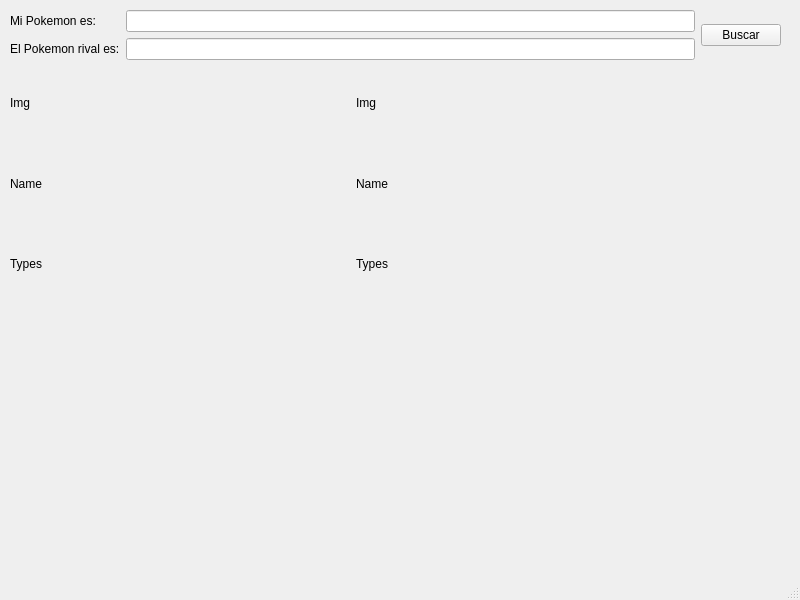
<?xml version="1.0" encoding="UTF-8"?>
<ui version="4.0">
 <class>Comparator</class>
 <widget class="QMainWindow" name="Comparator">
  <property name="geometry">
   <rect>
    <x>0</x>
    <y>0</y>
    <width>800</width>
    <height>600</height>
   </rect>
  </property>
  <property name="windowTitle">
   <string>MainWindow</string>
  </property>
  <widget class="QWidget" name="centralwidget">
   <widget class="QWidget" name="gridLayoutWidget">
    <property name="geometry">
     <rect>
      <x>10</x>
      <y>10</y>
      <width>771</width>
      <height>531</height>
     </rect>
    </property>
    <layout class="QGridLayout" name="gridLayout">
     <item row="6" column="1">
      <layout class="QGridLayout" name="gridLayout_4">
       <item row="0" column="1">
        <widget class="QLabel" name="conclusion">
         <property name="text">
          <string/>
         </property>
        </widget>
       </item>
       <item row="0" column="0">
        <widget class="QLabel" name="myPkm">
         <property name="text">
          <string/>
         </property>
        </widget>
       </item>
       <item row="0" column="2">
        <widget class="QLabel" name="rivalPkm">
         <property name="text">
          <string/>
         </property>
        </widget>
       </item>
      </layout>
     </item>
     <item row="3" column="1">
      <layout class="QGridLayout" name="gridLayout_2">
       <item row="1" column="2">
        <widget class="QLineEdit" name="getMyPkm"/>
       </item>
       <item row="1" column="1">
        <widget class="QLabel" name="label">
         <property name="text">
          <string>Mi Pokemon es:</string>
         </property>
        </widget>
       </item>
       <item row="2" column="2">
        <widget class="QLineEdit" name="getRivalPkm"/>
       </item>
       <item row="2" column="1">
        <widget class="QLabel" name="label_2">
         <property name="text">
          <string>El Pokemon rival es:</string>
         </property>
        </widget>
       </item>
      </layout>
     </item>
     <item row="5" column="1">
      <layout class="QGridLayout" name="gridLayout_3">
       <item row="2" column="0">
        <widget class="QLabel" name="myPkmTypes">
         <property name="text">
          <string>Types</string>
         </property>
        </widget>
       </item>
       <item row="2" column="1">
        <widget class="QLabel" name="rivalPkmtypes">
         <property name="text">
          <string>Types</string>
         </property>
        </widget>
       </item>
       <item row="1" column="1">
        <widget class="QLabel" name="rivalPkmName">
         <property name="text">
          <string>Name</string>
         </property>
        </widget>
       </item>
       <item row="1" column="0">
        <widget class="QLabel" name="myPkmName">
         <property name="text">
          <string>Name</string>
         </property>
        </widget>
       </item>
       <item row="0" column="0">
        <widget class="QLabel" name="myPkmSprite">
         <property name="text">
          <string>Img</string>
         </property>
        </widget>
       </item>
       <item row="0" column="1">
        <widget class="QLabel" name="rivalPkmSprite">
         <property name="text">
          <string>Img</string>
         </property>
        </widget>
       </item>
      </layout>
     </item>
     <item row="3" column="2">
      <widget class="QPushButton" name="getPkms">
       <property name="text">
        <string>Buscar</string>
       </property>
      </widget>
     </item>
    </layout>
   </widget>
  </widget>
  <widget class="QMenuBar" name="menubar">
   <property name="geometry">
    <rect>
     <x>0</x>
     <y>0</y>
     <width>800</width>
     <height>32</height>
    </rect>
   </property>
  </widget>
  <widget class="QStatusBar" name="statusbar"/>
 </widget>
 <resources/>
 <connections/>
</ui>
